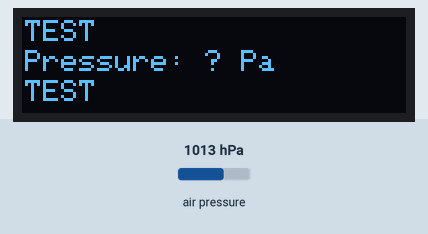
The sketch below on a simulated Arduino Uno, built with avr-gcc and run on an emulated ATmega328P. Shown: 128×32 one-colour display. The inputs (shaded band) are chosen by the test bench; at power-on: air pressure 1013 hPa. What the sketch prints to the serial monitor is not drawn.

Above: at 5.1 s.
At 25.1 s:
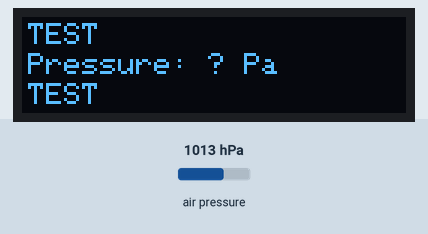
At 129.83 s:
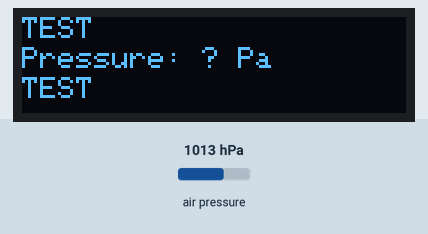

The sketch:

sketch_01_hw_test.ino
```cpp
#include <Wire.h>
#include <Adafruit_SSD1306.h>
#include <Adafruit_BMP280.h>
#include "DHT.h"
#include <stdio.h>
#include <stdlib.h>
#define MEASURE_BUFFER_SIZE 50


static int milisecondsFromLastMeasurement = 999999;
#define SAMPLING_PERIOD_SEC 60*15

//////////////// TEMP HUMIDITY SENSOR GLOBAL ////
//init dht11 TODO

//////////////// PRESSURE SENSOR GLOBAL /////////
#undef BMP280_ADDRESS
#define BMP280_ADDRESS 0x76
Adafruit_BMP280 bmp; // I2C

//////////////// DISPLAY GLOBAL ////////////////////
#define SCREEN_WIDTH 128 // OLED display width, in pixels
#define SCREEN_HEIGHT 32 // OLED display height, in pixels
#define SCREEN_NUMBER_OF_LINES 3
#define SCREEN_NUMBER_OF_CHARS 50
#define OLED_RESET     -1 // Reset pin # (or -1 if sharing Arduino reset pin)
#define SCREEN_ADDRESS 0x3C // See datasheet for Address
Adafruit_SSD1306 display(SCREEN_WIDTH, SCREEN_HEIGHT, &Wire, OLED_RESET);

//////////////// DISPLAY ////////////////////
void initLcd(){
  if(!display.begin(SSD1306_SWITCHCAPVCC, SCREEN_ADDRESS)) {
    Serial.println(F("SSD1306 allocation failed"));
    for(;;); // Don't proceed, loop forever
  }
  display.clearDisplay();
  // rotate lcd by 180 degrees
  display.setRotation(2);
  display.dim(true);
  display.display();
}

void drawText(char text[SCREEN_NUMBER_OF_LINES][SCREEN_NUMBER_OF_CHARS]) {
  //adds diagonal movement to screen for longer lifetime of display
  static int lineOffset = 0;
  if(lineOffset++ == 2)
    lineOffset = 0;

  display.clearDisplay();
  display.setTextSize(1); // Draw 2X-scale text
  display.setTextColor(SSD1306_WHITE);
  for(unsigned int i = 0; i < SCREEN_NUMBER_OF_LINES; i++)
  {
    display.setCursor(lineOffset + 0, lineOffset + i * 10);
    display.println(text[i]);
  }
  display.display();      // Show initial text
  delay(100);
}

//////////////// TEMPERATURE HUMIDITY AND PRESSURE SENSOR ////////////////////
void initSensors(){
  // init dht TODO

  // init BMP280
  unsigned status;
  status = bmp.begin(BMP280_ADDRESS);
  bmp.setSampling(Adafruit_BMP280::MODE_NORMAL,     /* Operating Mode. */
                  Adafruit_BMP280::SAMPLING_X2,     /* Temp. oversampling */
                  Adafruit_BMP280::SAMPLING_X16,    /* Pressure oversampling */
                  Adafruit_BMP280::FILTER_X16,      /* Filtering. */
                  Adafruit_BMP280::STANDBY_MS_500); /* Standby time. */
  if (!status) {
    Serial.println(F("Could not find a valid BMP280 sensor, check wiring or "
                     "try a different address!"));
  }
}

// TODO implement retrieval of temperature and humidity

float getPressure(){
  float p = bmp.readPressure();
  return p;
}

////////// HELPER FUNCTIONS ///////////////////////////////////////////////
void printToLcd(){
  char lcdData [SCREEN_NUMBER_OF_LINES][SCREEN_NUMBER_OF_CHARS]{0};
  //TODO print Temperature And Humidity to first line
  sprintf(lcdData[0],"TEST");
  sprintf(lcdData[1],"Pressure: %.1f Pa", getPressure());
  sprintf(lcdData[2],"TEST");

  drawText(lcdData);
}

//////////////// SETUP /////////////////////////////////////////////////////
void setup() {
  Serial.begin(9600);
  initLcd();
  initSensors();
}

//////////////// EXECUTION LOOP ///////////////////////////////////////////
void loop() {
  // Call functions after SAMPLING_PERIOD_SEC
  if (millis() - milisecondsFromLastMeasurement >= /*SAMPLING_PERIOD_SEC **/ 1000) {
    milisecondsFromLastMeasurement = millis();
    // TODO log Temperature and Humidity to serial
    Serial.println(getPressure());
  }

  // Call functions after 5 seconds
  static int displayRefreshTimer = millis();
  if (millis() - displayRefreshTimer >= 5000) {
    displayRefreshTimer = millis();
    printToLcd();
  }
}
```

Measured:
- what the display in image 0 shows lasts 5.0 s, from 5.1 s to 10.1 s
